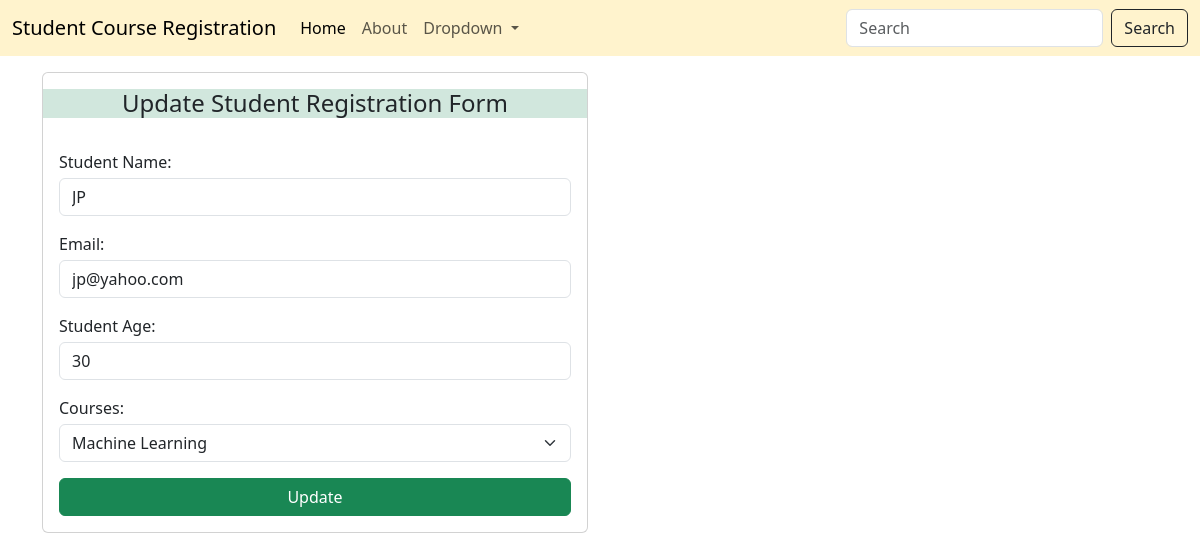
Page /update/3 on the committed database.
### studentregistration/models.py (models this page shows)
class Register(models.Model):
    name=models.CharField(max_length=50)
    email=models.EmailField()
    age=models.IntegerField()
    course=models.CharField(max_length=50)

### studentregistration/views.py (the view, shortened to what this page needs)
# urls.py: path('update',include("studentregistration.urls"))
def update(request,id):
    data=Register.objects.get(id=id)
    context={"data":data}
    return render(request,"update.html",context)

### templates/update.html (shortened to what this page needs)
<!DOCTYPE html>
<html lang="en">
  <head>
    <link
      href="https://cdn.jsdelivr.net/npm/bootstrap@5.3.2/dist/css/bootstrap.min.css"
      rel="stylesheet"
    />
  </head>
  <body>
    <nav class="navbar navbar-expand-lg bg-warning-subtle">
      <div class="container-fluid">
        <a class="navbar-brand" href="/">Student Course Registration</a>
        <div class="collapse navbar-collapse" id="navbarSupportedContent">
          <ul class="navbar-nav me-auto mb-2 mb-lg-0">
            <li class="nav-item">
              <a class="nav-link active" aria-current="page" href="/">Home</a>
            </li>
            <li class="nav-item">
              <a class="nav-link" href="#">About</a>
            </li>
            <li class="nav-item dropdown">
              <a
                class="nav-link dropdown-toggle"
                href="#"
                role="button"
                data-bs-toggle="dropdown"
                aria-expanded="false"
              >
                Dropdown
              </a>
            </li>
          </ul>
          <form class="d-flex" role="search">
            <input
              class="form-control me-2"
              type="search"
              placeholder="Search"
              aria-label="Search"
            />
            <button class="btn btn-outline-dark" type="submit">Search</button>
          </form>
        </div>
      </div>
    </nav>
    <div class="container mt-3">
      <div class="row">
        <div class="col-md-6">
          <div class="card">
            <div class="card-title">
              <h4 class="text-center bg-success-subtle text-dark mt-3">
                Update Student Registration Form
              </h4>
            </div>
            <div class="card-text p-3">
              <form action="/update/{{data.id}}" method="post"> {% csrf_token %}
                <div class="form-group">
                  <label for="name" class="mb-1">Student Name:</label>
                  <input
                    class="form-control"
                    type="text"
                    name="fullname"
                    id="name_01"
                    value="{{data.name}}"
                    placeholder="enter your name"
                    required
                  />
                </div>
                <div class="form-group mt-3">
                  <label for="email" class="mb-1">Email:</label>
                  <input
                    class="form-control"
                    type="email"
                    name="email"
                    id="email_01"
                    value={{data.email}}
                    placeholder="enter your email"
                    required
                  />
                </div>
                <div class="form-group mt-3">
                    <label for="age" class="mb-1">Student Age:</label>
                    <input
                      class="form-control"
                      type="number"
                      name="age"
                      id="age_01"
                      value={{data.age}}
                      placeholder="enter your age"
                    />
                </div>
                <div class="form-group mt-3">
                    <label for="course" class="mb-1">Courses:</label>
                    <select class="form-select" aria-label="select-course" name="course">
                        <option selected value={{data.course}}>{{data.course}}</option>
                      </select>
                </div>
                <div class="d-grid gap-2 mt-3">
                    <button class="btn btn-success" type="submit">Update</button>
                  </div>
              </form>
            </div>
          </div>
        </div>
      </div>
    </div>
  </body>
</html>

### rows in the picture
Register: fullname "JP", email "jp@yahoo.com", age "30", course "Machine Learning"
